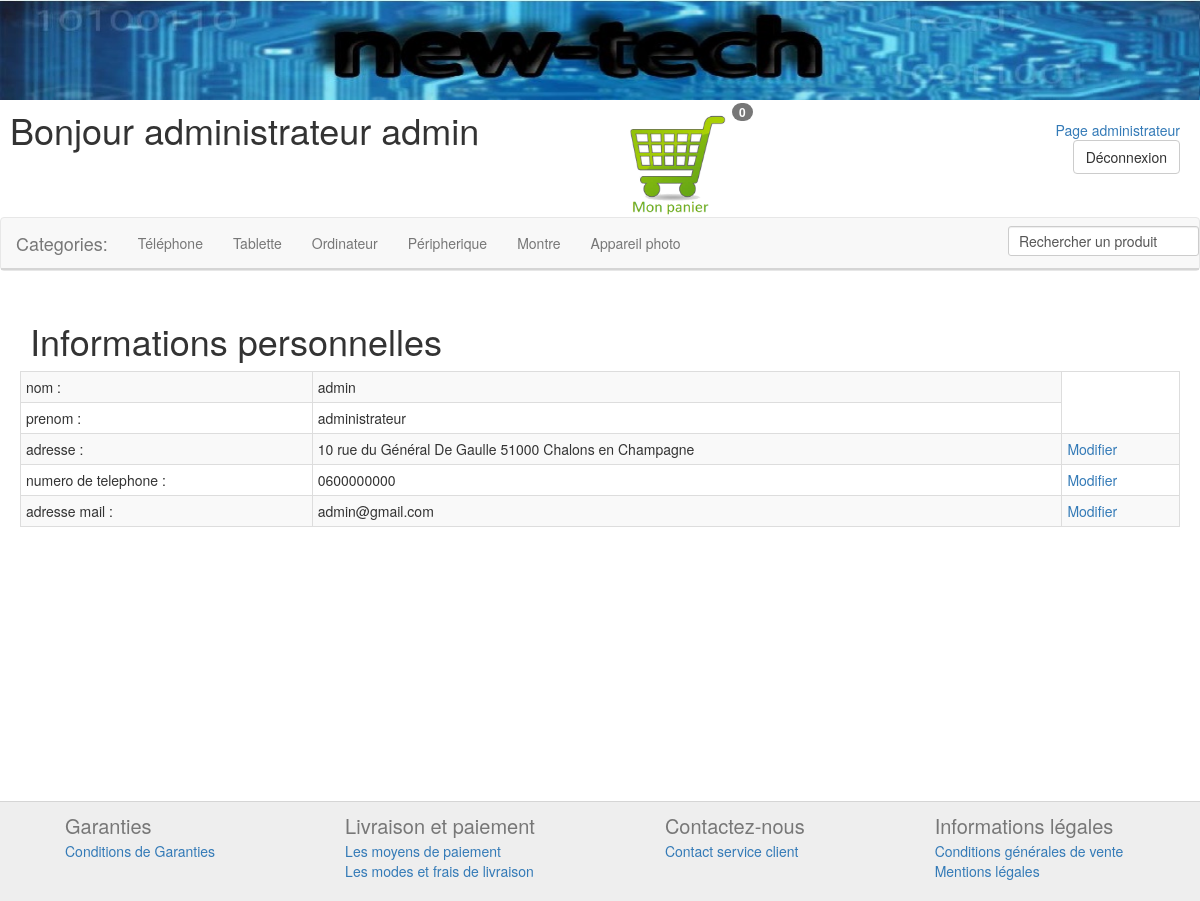
/index.php?page=page_client&adr_mail=admin@gmail.com (signed in), run on the app's committed database.
### tables this page shows
CREATE TABLE IF NOT EXISTS `categorie` (
  `id_categorie` int(11) NOT NULL AUTO_INCREMENT,
  `nom` varchar(45) NOT NULL,
  PRIMARY KEY (`id_categorie`)
);

CREATE TABLE IF NOT EXISTS `utilisateur` (
  `id_utilisateur` int(11) NOT NULL AUTO_INCREMENT,
  `nom` varchar(45) NOT NULL,
  `prenom` varchar(45) NOT NULL,
  `adr` varchar(200) NOT NULL,
  `num_tel` text,
  `adr_mail` varchar(100) NOT NULL,
  `mot_de_passe` varchar(40) NOT NULL,
  `role` varchar(20) NOT NULL,
  PRIMARY KEY (`id_utilisateur`)
);

### Modele/page_client.php (called while the page is built, shortened)
<?php
	function utilisateur($id_utilisateur)
		{
		$bdd = bdd();
		$pdo = $bdd->prepare("SELECT nom, prenom, adr, num_tel, adr_mail FROM utilisateur where id_utilisateur = $id_utilisateur");
		$pdo->execute();
		while($utilisateur = $pdo->fetch())
			{
			return $utilisateur;
			}
		}
	function id($mail)
		{
		$bdd = bdd();
		$pdo = $bdd->prepare("SELECT id_utilisateur FROM utilisateur where adr_mail = '$mail'");
		$pdo->execute();
		while($id_utilisateur = $pdo->fetch())
			{
			return $id_utilisateur['id_utilisateur'];
			}
		}
?>

### Vue/page_client.php (the view, shortened to what this page needs)
<!DOCTYPE HTML PUBLIC "-//W3C//DTD HTML 4.0//EN">
<html>
	<head>
	</head>
	<body>
		<h1>Informations personnelles</h1>
		<table id="info_client" class="table table-bordered table-striped table-condensed">
			<tr>
				<td>nom :</td>
				<td><?php echo htmlentities($utilisateur['nom'])?></td>
			</tr>
			<tr>
				<td>prenom :</td>
				<td><?php echo htmlentities($utilisateur['prenom'])?></td>
			</tr>
			<tr>
				<td>adresse :</td>
				<td><?php echo htmlentities($utilisateur['adr'])?></td>
				<td><a href="#" class="titre" id="1">Modifier</a></td>
			</tr>
			<tr>
				<td>numero de telephone :</td>
				<td><?php echo htmlentities($utilisateur['num_tel'])?></td>
				<td><a href="#" class="titre" id="2">Modifier</a></td>
			</tr>
			<tr>
				<td>adresse mail :</td>
				<td><?php echo htmlentities($utilisateur['adr_mail'])?></td>
				<td><a href="#" class="titre" id="3">Modifier</a></td>
			</tr>
		</table>
		<div class="historique"><?php echo htmlentities(commande($id_utilisateur, $date));?></div>
	</body>
</html>

### Controleur/header.php (shortened to what this page needs)
<?php
function visiteur()
{
	if(isset($_SESSION['nom']))
	{
		echo ' '.$_SESSION['prenom'].' '.$_SESSION['nom'];
	}
	else
	{
		echo ' Visiteur';
	}
}
function compte()
{
	if(isset($_SESSION['role']))
	{
		if($_SESSION['role'] == 'admin')
		{
			echo '<a href ="../index.php?page=admin">Page administrateur</a>';
			echo '<div class="form-group">
					<a href="../Controleur/deconnection.php">
						<button class="pull-right btn btn-default">Déconnexion</button></a></div>';
		}
		else
		{
			echo '<a href ="../index.php?page=page_client">Mon compte</a>';
			echo '<div class="form-group">
					<a href="../Controleur/deconnection.php">
						<button class="pull-right btn btn-default">Déconnexion></button></a></div>';
		}
	}
}
function affiche_categorie()
{
	$bdd = bdd();
	$pdo = $bdd->prepare("SELECT nom FROM categorie");
	$pdo->execute();
	while ($resultat = $pdo->fetch())
		{
		echo '<li><a href="../index.php?page=selection&categorie='.$resultat['nom'].'">'.$resultat['nom'].'</a></li>';
		}
}
function compteur()
{
	if(isset($_SESSION['panier']['nom']))
	{
		$compteur = count($_SESSION['panier']['nom']);
	}
	else
	{
		$compteur = 0;
	}
	echo $compteur;
}
?>

### Style/index.css (style rules this page uses)
html { max-height:100%; }
body { height:100%; position: relative; }
h1 { margin:10px; float: left; }
.titre { color: black; font-size: 2em; }
.historique { min-height: 100px; }
td .titre { font-size: 14px; color: #337ab7; }

### data on the page
categorie: nom "Téléphone"
categorie: nom "Tablette"
categorie: nom "Ordinateur"
categorie: nom "Péripherique"
categorie: nom "Montre"
categorie: nom "Appareil photo"
utilisateur: nom "admin", prenom "administrateur", adr "10 rue du Général De Gaulle 51000 Chalons en Champagne", num_tel "0600000000", adr_mail "admin@gmail.com"

### other printed values
$_SESSION['prenom'] "administrateur"
$_SESSION['nom'] "admin"
$compteur "0"
